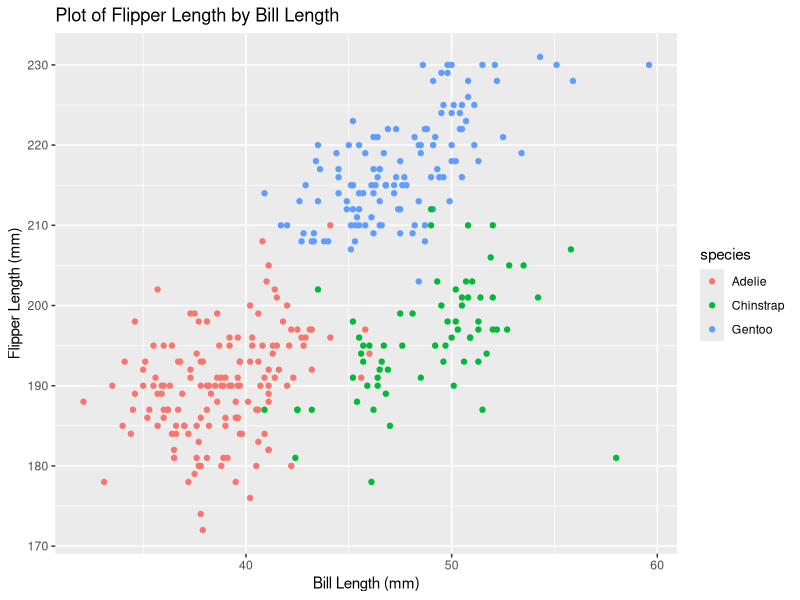
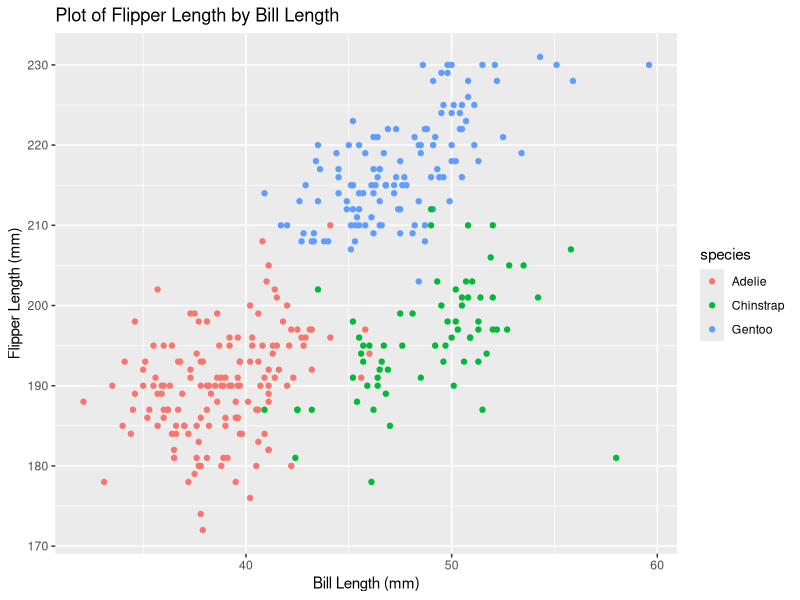

Source code (R) for these figures, in order:
## ---- chunk 1
library(tidyverse)
## ---- chunk 2
problem1_df = 
  tibble(
    samp = rnorm(10),
    samp_gt_0 = samp > 0,
    char_vec = c("This", "is", "a", "character", "vector", "for", "the", "first", "homework", "problem"),
    factor_vec = factor(c("low", "middle", "high", "low", "low", "middle", "high", "low", "middle", "middle"))
  )

## ---- chunk 3
mean(pull(problem1_df, samp))

mean(pull(problem1_df, samp_gt_0))

mean(pull(problem1_df, char_vec))

mean(pull(problem1_df, factor_vec))
## ---- chunk 4
as.numeric(pull(problem1_df, samp_gt_0))

as.numeric(pull(problem1_df, char_vec))

as.numeric(pull(problem1_df, factor_vec))

## ---- chunk 5
as.numeric(pull(problem1_df, samp_gt_0)) * pull(problem1_df, samp)

as.numeric(pull(problem1_df, char_vec)) * pull(problem1_df, samp)

as.numeric(pull(problem1_df, factor_vec)) * pull(problem1_df, samp)

## ---- chunk 6
data("penguins", package = "palmerpenguins")

## ---- chunk 7
ggplot(penguins, aes(x = bill_length_mm, y = flipper_length_mm, color = species)) + 
  geom_point() +
  xlab("Bill Length (mm)") +
  ylab("Flipper Length (mm)") +
  ggtitle("Plot of Flipper Length by Bill Length")

ggsave("p8105_hw1_problem2_sec2209.png")

